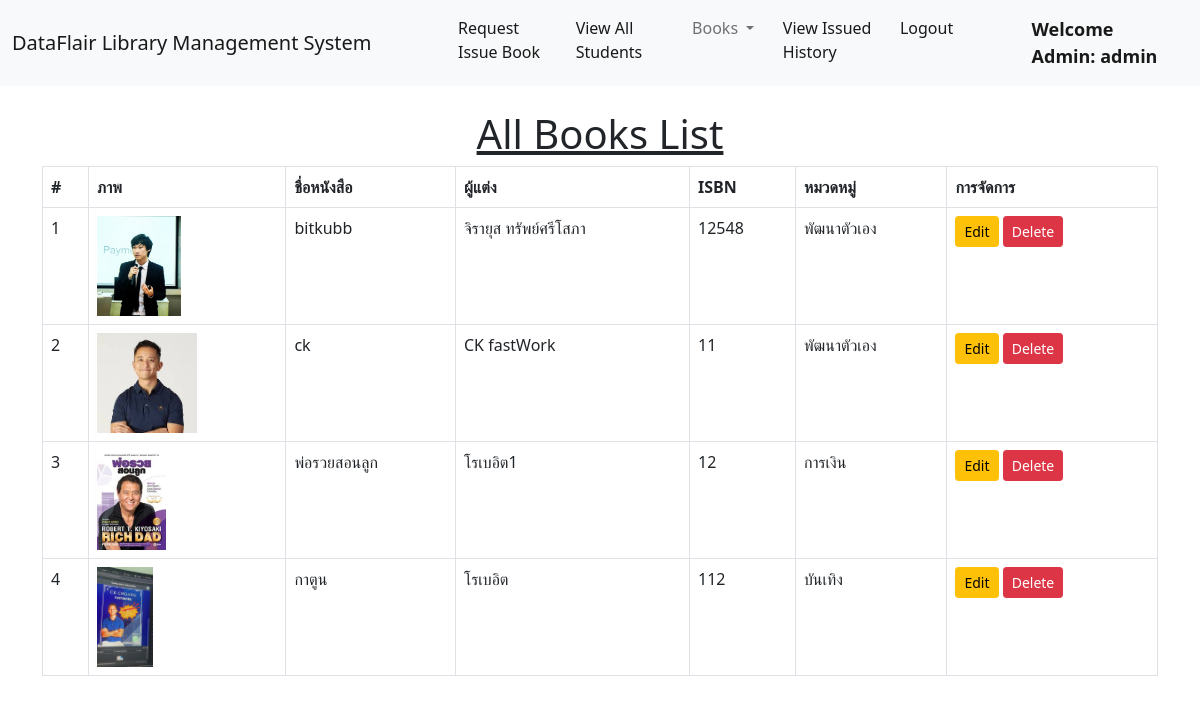
Screenshot of /view_books/ (signed in) with the database file from the repository.
### LibraryAPP/models.py (models this page shows, shortened)
class Book(models.Model):
    name = models.CharField(max_length=200)
    author = models.CharField(max_length=200)
    isbn = models.PositiveIntegerField()
    category = models.CharField(max_length=50)
    image = models.ImageField(upload_to="", blank=True)

### LibraryAPP/views.py (the view)
# urls.py: path("view_books/", views.view_books, name="view_books"),
@login_required(login_url = '/admin_login')
def view_books(request):
    books = Book.objects.all()
    return render(request, "view_books.html", {'books':books})

### LibraryAPP/templates/view_books.html (shortened to what this page needs)
{% extends 'admin_navbar.html' %}
{% load static %}
{% block body %}
<div class="container mt-4">
    <h1 class="text-center"><u>All Books List</u></h1>
    <table class="table table-bordered">
        <thead>
            <tr>
                <th>#</th>
                <th>ภาพ</th>
                <th>ชื่อหนังสือ</th>
                <th>ผู้แต่ง</th>
                <th>ISBN</th>
                <th>หมวดหมู่</th>
                <th>การจัดการ</th>
            </tr>
        </thead>
        <tbody>
            {% for book in books %}
            <tr id="row-{{book.id}}">
                <td>{{ forloop.counter }}</td>
                <td>
                    {% if book.image %}
                        <img src="{{ book.image.url }}" style="height: 100px;">
                    {% endif %}
                </td>
                <td class="book-name">{{ book.name }}</td>
                <td class="book-author">{{ book.author }}</td>
                <td class="book-isbn">{{ book.isbn }}</td>
                <td class="book-category">{{ book.category }}</td>
                <td>
                    <button class="btn btn-warning btn-sm edit-btn"
                            data-id="{{book.id}}"
                            data-name="{{book.name}}"
                            data-author="{{book.author}}"
                            data-isbn="{{book.isbn}}"
                            data-category="{{book.category}}"
                            data-bs-toggle="modal" data-bs-target="#editModal">
                        Edit
                    </button>
                    <a href="/delete_book/{{book.id}}/" class="btn btn-danger btn-sm">Delete</a>
                </td>
            </tr>
            {% endfor %}
        </tbody>
    </table>
    </div>
{% endblock %}

### LibraryAPP/templates/admin_navbar.html (shortened to what this page needs)
<!doctype html>
<html lang="en">
  <head>
    <link href="https://cdn.jsdelivr.net/npm/bootstrap@5.1.0/dist/css/bootstrap.min.css" rel="stylesheet">
    <link rel="stylesheet" href="https://cdn.datatables.net/1.10.25/css/jquery.dataTables.min.css">
    <link rel="stylesheet" href="https://cdn.datatables.net/buttons/1.7.1/css/buttons.dataTables.min.css">
  </head>
  <body>
    <nav class="navbar navbar-expand-lg navbar-light bg-light">
        <div class="container-fluid">
          <a class="navbar-brand" href="#">DataFlair Library Management System</a>
          <div class="collapse navbar-collapse" id="navbarSupportedContent">
            <ul class="navbar-nav me-auto mb-2 mb-lg-0">
              <li>
                  <a class="nav-link active" aria-current="page" href="{% url 'manage_requests' %}">Request Issue Book</a>
              </li>
              <li class="nav-item">
                <a class="nav-link active" aria-current="page" href="/view_students/">View All Students</a>
              </li>
              <li class="nav-item dropdown">
                <a class="nav-link dropdown-toggle" href="#" id="navbarDropdown" role="button" data-bs-toggle="dropdown" aria-expanded="false">
                  Books
                </a>
              </li>
              <li>
                 <a class="nav-link active" aria-current="page" href="{% url 'view_issued_history' %}">View Issued History</a>
              </li>
              <li class="nav-item">
                <a class="nav-link active" aria-current="page" href="/logout/">Logout</a>
              </li>
              <li class="nav-item">
                <a style="font-weight:600; font-family:'Segoe UI', Tahoma, Geneva, Verdana, sans-serif; font-size: large;" class="nav-link active" href="#">Welcome Admin: {{request.user}}</a>
              </li>
            </ul>
          </div>
        </div>
      </nav>
      {% block body %}
      {% endblock %}
  </body>
</html>

### rows the page displays
Book: image (picture), name "bitkubb", author "จิรายุส ทรัพย์ศรีโสภา", isbn "12548", category "พัฒนาตัวเอง"
Book: image (picture), name "ck", author "CK fastWork", isbn "11", category "พัฒนาตัวเอง"
Book: image (picture), name "พ่อรวยสอนลูก", author "โรเบอิต1", isbn "12", category "การเงิน"
Book: image (picture), name "กาตูน", author "โรเบอิต", isbn "112", category "บันเทิง"

### other values shown
{{ request.user }} "admin"
